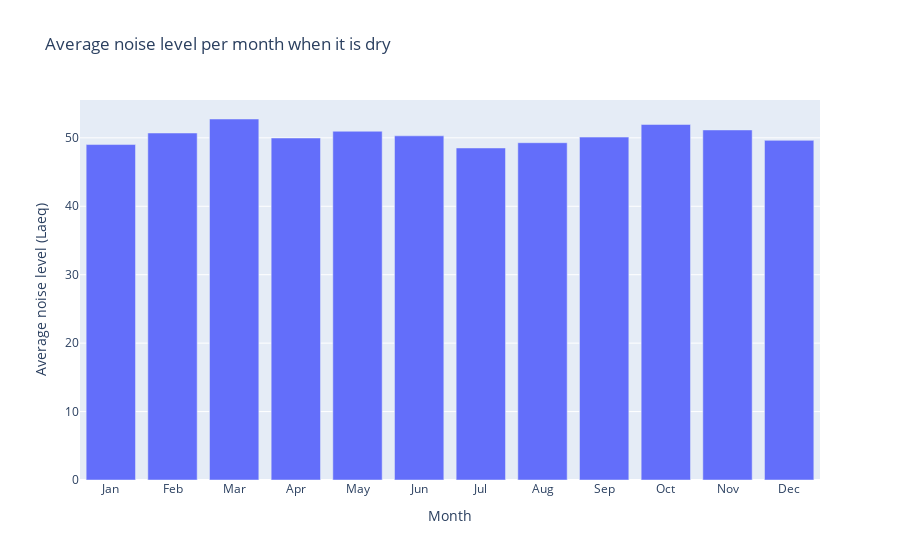

The notebook cell this image was saved under:
### Code cell
average_noise_dry = dry_data.groupby('result_month')['laeq'].mean()

fig = go.Figure(data=go.Bar(x=months, y=average_noise_dry))

# Set the color of bars based on the value
#fig.update_traces(marker=dict(color=['red' if val < 0 else 'green' for val in average_noise]))

fig.update_layout(
    title="Average noise level per month when it is dry",
    xaxis_title="Month",
    yaxis_title="Average noise level (Laeq)"
)

fig.show()

### Figure 1 — Plotly figure (JSON) as saved in the notebook; plotly's stock layout.template omitted (floating-point values rounded to 4 significant figures)
{"data": [{"type": "bar", "x": ["Jan", "Feb", "Mar", "Apr", "May", "Jun", "Jul", "Aug", "Sep", "Oct", "Nov", "Dec"], "y": [49.02, 50.7, 52.75, 49.98, 50.96, 50.29, 48.52, 49.29, 50.11, 51.95, 51.15, 49.63]}], "layout": {"title": {"text": "Average noise level per month when it is dry"}, "xaxis": {"title": {"text": "Month"}}, "yaxis": {"title": {"text": "Average noise level (Laeq)"}}}}
